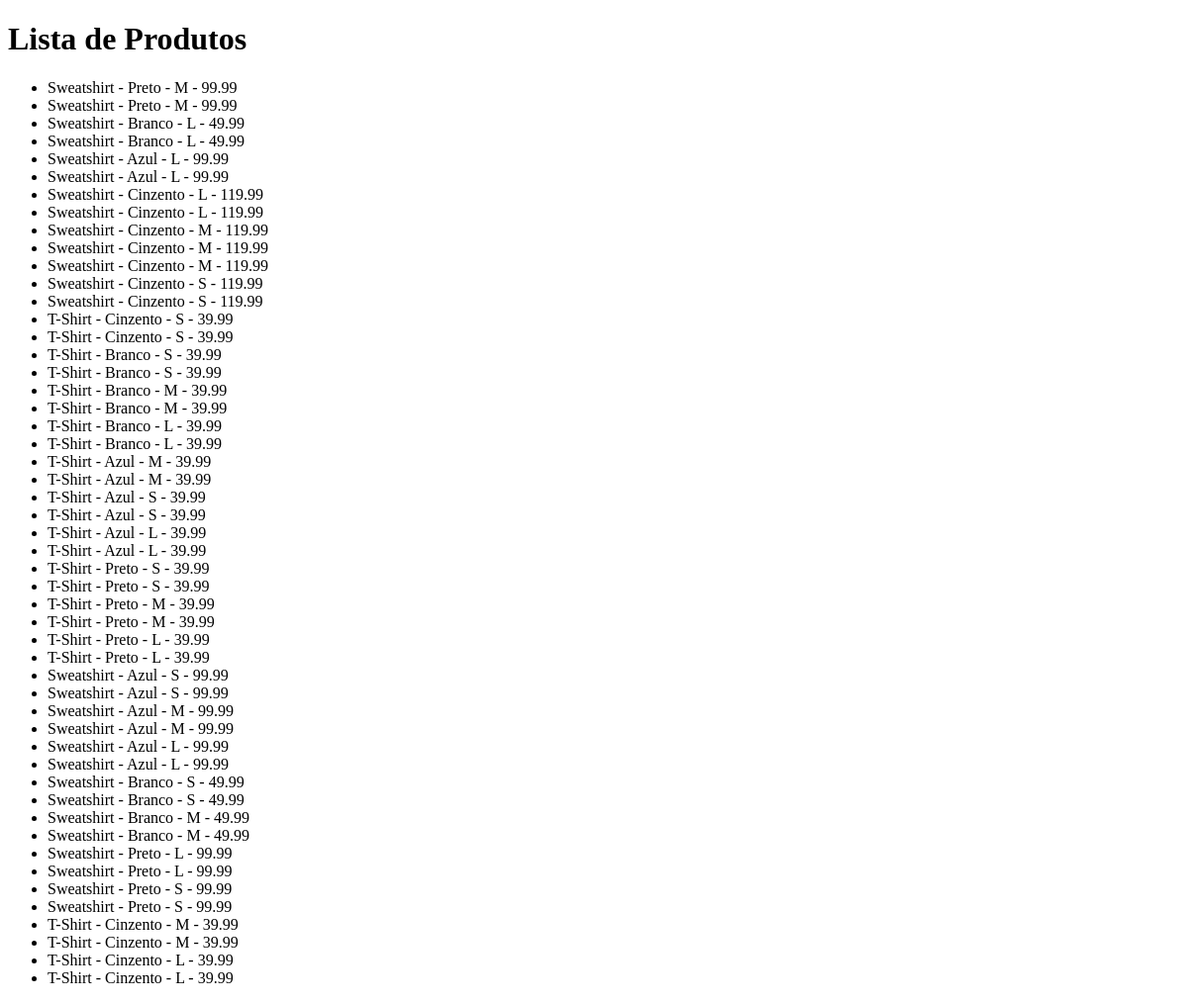
The page /full_collection/ on the database as committed earlier.
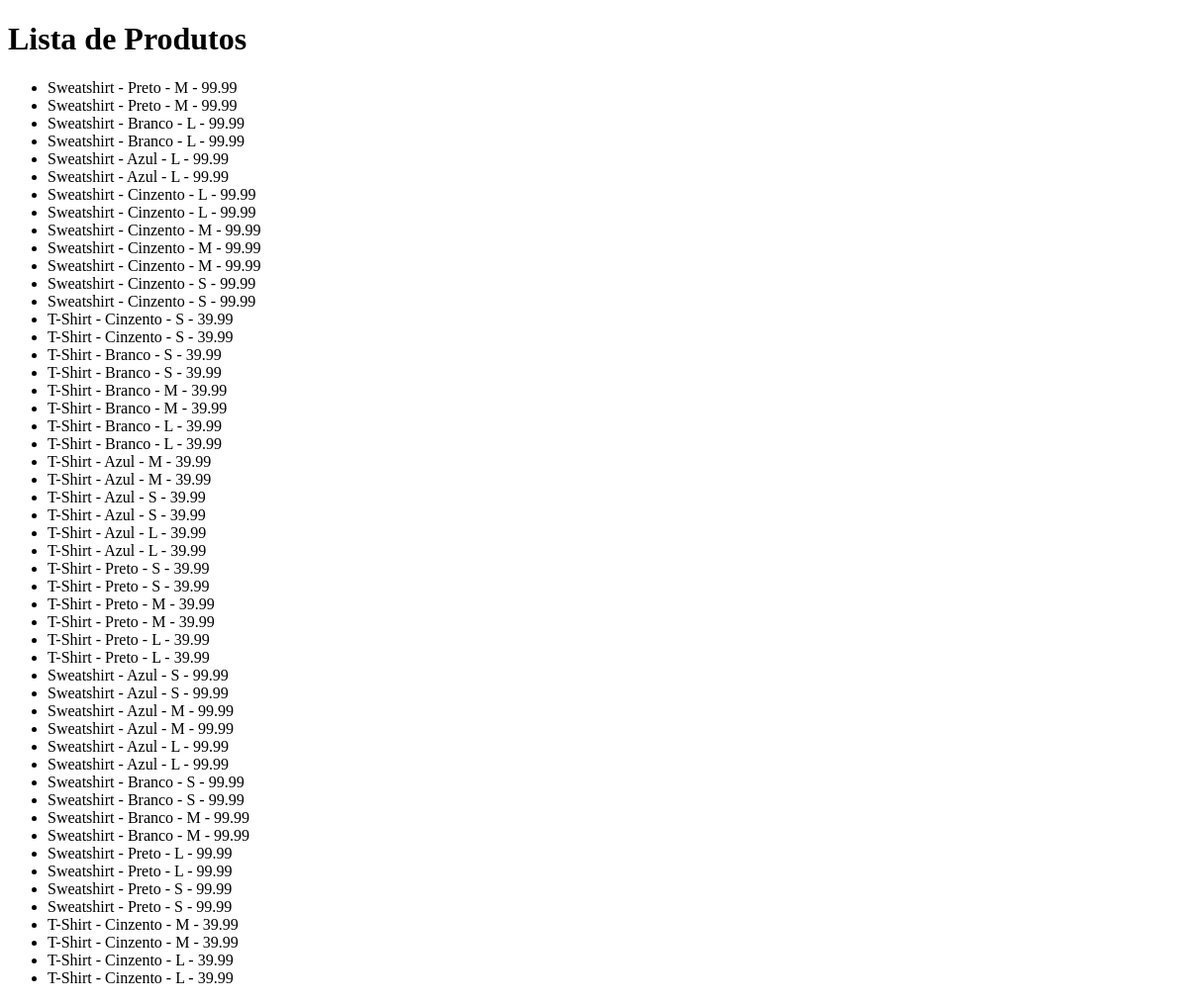
The same page on the database as committed later.
### store/models.py (models this page shows)
class Produto(models.Model):
    tamanho = models.CharField(max_length=1)
    cor = models.CharField(max_length=20)
    preco = models.DecimalField(max_digits=8, decimal_places=2)
    num_pontos = models.IntegerField(default=0)
    categoria = models.CharField(max_length=50)
    referencia = models.CharField(max_length=4, default="0")
    def __str__(self):
        return self.categoria + " - " + self.cor + " - " + self.tamanho + " - " + str(self.preco)

### store/views.py (the view)
# urls.py: path("full_collection/", views.full_collection, name="full_collection"),
def full_collection(request):
    product_list = Produto.objects.all()
    context = {'product_list': product_list}
    return render(request, 'full_collection.html', context)

### templates/full_collection.html (shortened to what this page needs)
<!DOCTYPE html>
<html lang="en">
<head>
</head>
<body>
    <h1> Lista de Produtos </h1>
    {% if product_list %}
        <ul class="product_list">
            {% for product in product_list %}
                <li>
                    {{ product }}
                </li>
            {% endfor %}
        </ul>
    {% else %}
        <p>Não há produtos disponíveis.</p>
    {% endif %}
</body>
</html>

Rows that differ between the two databases and show on the page:
changed Produto (number 3 of 51 on the later page): categoria+cor+tamanho "Sweatshirt - Branco - L - 49.99" → "Sweatshirt - Branco - L - 99.99"
changed Produto (number 4 of 51 on the later page): categoria+cor+tamanho "Sweatshirt - Branco - L - 49.99" → "Sweatshirt - Branco - L - 99.99"
changed Produto (number 7 of 51 on the later page): categoria+cor+tamanho "Sweatshirt - Cinzento - L - 119.99" → "Sweatshirt - Cinzento - L - 99.99"
changed Produto (number 8 of 51 on the later page): categoria+cor+tamanho "Sweatshirt - Cinzento - L - 119.99" → "Sweatshirt - Cinzento - L - 99.99"
changed Produto (number 9 of 51 on the later page): categoria+cor+tamanho "Sweatshirt - Cinzento - M - 119.99" → "Sweatshirt - Cinzento - M - 99.99"
changed Produto (number 10 of 51 on the later page): categoria+cor+tamanho "Sweatshirt - Cinzento - M - 119.99" → "Sweatshirt - Cinzento - M - 99.99"
changed Produto (number 11 of 51 on the later page): categoria+cor+tamanho "Sweatshirt - Cinzento - M - 119.99" → "Sweatshirt - Cinzento - M - 99.99"
changed Produto (number 12 of 51 on the later page): categoria+cor+tamanho "Sweatshirt - Cinzento - S - 119.99" → "Sweatshirt - Cinzento - S - 99.99"
changed Produto (number 13 of 51 on the later page): categoria+cor+tamanho "Sweatshirt - Cinzento - S - 119.99" → "Sweatshirt - Cinzento - S - 99.99"
changed Produto (number 40 of 51 on the later page): categoria+cor+tamanho "Sweatshirt - Branco - S - 49.99" → "Sweatshirt - Branco - S - 99.99"
changed Produto (number 41 of 51 on the later page): categoria+cor+tamanho "Sweatshirt - Branco - S - 49.99" → "Sweatshirt - Branco - S - 99.99"
changed Produto (number 42 of 51 on the later page): categoria+cor+tamanho "Sweatshirt - Branco - M - 49.99" → "Sweatshirt - Branco - M - 99.99"
changed Produto (number 43 of 51 on the later page): categoria+cor+tamanho "Sweatshirt - Branco - M - 49.99" → "Sweatshirt - Branco - M - 99.99"
